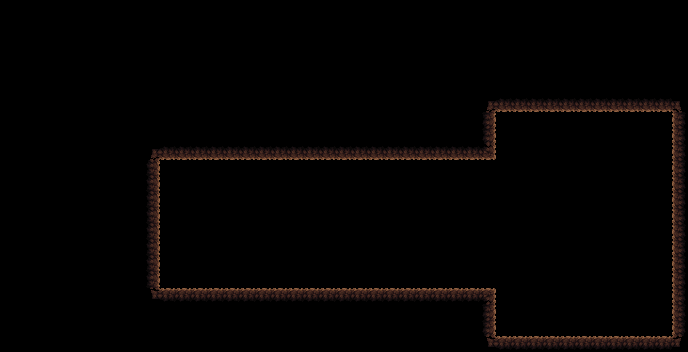

A 2D game scene composited from a Tiled map and its tileset images. What follows is a short description and the map's XML, with every tile layer's data as written:
An orthogonal 43x22 tile map with 16x16 px tiles, 2 tile layers (AutoTile, Main).

<map version="1.10" tiledversion="1.11.0" orientation="orthogonal" renderorder="right-down" width="43" height="22" tilewidth="16" tileheight="16" infinite="0" nextlayerid="3" nextobjectid="1">
  <tileset firstgid="1" name="spritefusion" tilewidth="16" tileheight="16" tilecount="24" columns="8">
    <image source="spritesheet.png" width="128" height="48" />
    <tile id="0">
      <properties>
        <property name="Hello" type="string" value="Goodbye" />
      </properties>
    </tile>
  </tileset>
  <layer id="1" name="AutoTile" width="43" height="22">
    <properties>
      <property name="collider" type="bool" value="true" />
    </properties>
    <data encoding="csv">
1,0,0,0,0,0,0,0,0,0,0,0,0,0,0,0,0,0,0,0,0,0,0,0,0,0,0,0,0,0,0,0,0,0,0,0,0,0,0,0,0,0,0,
0,0,0,0,0,0,0,0,0,0,0,0,0,0,0,0,0,0,0,0,0,0,0,0,0,0,0,0,0,0,0,0,0,0,0,0,0,0,0,0,0,0,0,
0,0,0,0,0,0,0,0,0,0,0,0,0,0,0,0,0,0,0,0,0,0,0,0,0,0,0,0,0,0,0,0,0,0,0,0,0,0,0,0,0,0,0,
0,0,0,0,0,0,0,0,0,0,0,0,0,0,0,0,0,0,0,0,0,0,0,0,0,0,0,0,0,0,0,0,0,0,0,0,0,0,0,0,0,0,0,
0,0,0,0,0,0,0,0,0,0,0,0,0,0,0,0,0,0,0,0,0,0,0,0,0,0,0,0,0,0,0,0,0,0,0,0,0,0,0,0,0,0,0,
0,0,0,0,0,0,0,0,0,0,0,0,0,0,0,0,0,0,0,0,0,0,0,0,0,0,0,0,0,0,0,0,0,0,0,0,0,0,0,0,0,0,0,
0,0,0,0,0,0,0,0,0,0,0,0,0,0,0,0,0,0,0,0,0,0,0,0,0,0,0,0,0,0,0,0,0,0,0,0,0,0,0,0,0,0,0,
0,0,0,0,0,0,0,0,0,0,0,0,0,0,0,0,0,0,0,0,0,0,0,0,0,0,0,0,0,0,0,0,0,0,0,0,0,0,0,0,0,0,0,
0,0,0,0,0,0,0,0,0,0,0,0,0,0,0,0,0,0,0,0,0,0,0,0,0,0,0,0,0,0,0,0,0,0,0,0,0,0,0,0,0,0,0,
0,0,0,0,0,0,0,0,0,0,0,0,0,0,0,0,0,0,0,0,0,0,0,0,0,0,0,0,0,0,0,0,0,0,0,0,0,0,0,0,0,0,0,
0,0,0,0,0,0,0,0,0,0,0,0,0,0,0,0,0,0,0,0,0,0,0,0,0,0,0,0,0,0,0,0,0,0,0,0,0,0,0,0,0,0,0,
0,0,0,0,0,0,0,0,0,0,0,0,0,0,0,0,0,0,0,0,0,0,0,0,0,0,0,0,0,0,0,0,0,0,0,0,0,0,0,0,0,0,0,
0,0,0,0,0,0,0,0,0,0,0,0,0,0,0,0,0,0,0,0,0,0,0,0,0,0,0,0,0,0,0,0,0,0,0,0,0,0,0,0,0,0,0,
0,0,0,0,0,0,0,0,0,0,0,0,0,0,0,0,0,0,0,0,0,0,0,0,0,0,0,0,0,0,0,0,0,0,0,0,0,0,0,0,0,0,0,
0,0,0,0,0,0,0,0,0,0,0,0,0,0,0,0,0,0,0,0,0,0,0,0,0,0,0,0,0,0,0,0,0,0,0,0,0,0,0,0,0,0,0,
0,0,0,0,0,0,0,0,0,0,0,0,0,0,0,0,0,0,0,0,0,0,0,0,0,0,0,0,0,0,0,0,0,0,0,0,0,0,0,0,0,0,0,
0,0,0,0,0,0,0,0,0,0,0,0,0,0,0,0,0,0,0,0,0,0,0,0,0,0,0,0,0,0,0,0,0,0,0,0,0,0,0,0,0,0,0,
0,0,0,0,0,0,0,0,0,0,0,0,0,0,0,0,0,0,0,0,0,0,0,0,0,0,0,0,0,0,0,0,0,0,0,0,0,0,0,0,0,0,0,
0,0,0,0,0,0,0,0,0,0,0,0,0,0,0,0,0,0,0,0,0,0,0,0,0,0,0,0,0,0,0,0,0,0,0,0,0,0,0,0,0,0,0,
0,0,0,0,0,0,0,0,0,0,0,0,0,0,0,0,0,0,0,0,0,0,0,0,0,0,0,0,0,0,0,0,0,0,0,0,0,0,0,0,0,0,0,
0,0,0,0,0,0,0,0,0,0,0,0,0,0,0,0,0,0,0,0,0,0,0,0,0,0,0,0,0,0,0,0,0,0,0,0,0,0,0,0,0,0,0,
0,0,0,0,0,0,0,0,0,0,0,0,0,0,0,0,0,0,0,0,0,0,0,0,0,0,0,0,0,0,0,0,0,0,0,0,0,0,0,0,0,0,0
    </data>
  </layer>
  <layer id="2" name="Main" width="43" height="22">
    <properties>
      <property name="collider" type="bool" value="true" />
    </properties>
    <data encoding="csv">
0,0,0,0,0,0,0,0,0,0,0,0,0,0,0,0,0,0,0,0,0,0,0,0,0,0,0,0,0,0,0,0,0,0,0,0,0,0,0,0,0,0,0,
0,0,0,0,0,0,0,0,0,0,0,0,0,0,0,0,0,0,0,0,0,0,0,0,0,0,0,0,0,0,0,0,0,0,0,0,0,0,0,0,0,0,0,
0,0,0,0,0,0,0,0,0,0,0,0,0,0,0,0,0,0,0,0,0,0,0,0,0,0,0,0,0,0,0,0,0,0,0,0,0,0,0,0,0,0,0,
0,0,0,0,0,0,0,0,0,0,0,0,0,0,0,0,0,0,0,0,0,0,0,0,0,0,0,0,0,0,0,0,0,0,0,0,0,0,0,0,0,0,0,
0,0,0,0,0,0,0,0,0,0,0,0,0,0,0,0,0,0,0,0,0,0,0,0,0,0,0,0,0,0,0,0,0,0,0,0,0,0,0,0,0,0,0,
0,0,0,0,0,0,0,0,0,0,0,0,0,0,0,0,0,0,0,0,0,0,0,0,0,0,0,0,0,0,0,0,0,0,0,0,0,0,0,0,0,0,0,
0,0,0,0,0,0,0,0,0,0,0,0,0,0,0,0,0,0,0,0,0,0,0,0,0,0,0,0,0,0,13,14,14,14,14,14,14,14,14,14,14,14,17,
0,0,0,0,0,0,0,0,0,0,0,0,0,0,0,0,0,0,0,0,0,0,0,0,0,0,0,0,0,0,16,0,0,0,0,0,0,0,0,0,0,0,18,
0,0,0,0,0,0,0,0,0,0,0,0,0,0,0,0,0,0,0,0,0,0,0,0,0,0,0,0,0,0,16,0,0,0,0,0,0,0,0,0,0,0,18,
0,0,0,0,0,0,0,0,0,13,14,14,14,14,14,14,14,14,14,14,14,14,14,14,14,14,14,14,14,14,15,0,0,0,0,0,0,0,0,0,0,0,18,
0,0,0,0,0,0,0,0,0,12,0,0,0,0,0,0,0,0,0,0,0,0,0,0,0,0,0,0,0,0,0,0,0,0,0,0,0,0,0,0,0,0,18,
0,0,0,0,0,0,0,0,0,12,0,0,0,0,0,0,0,0,0,0,0,0,0,0,0,0,0,0,0,0,0,0,0,0,0,0,0,0,0,0,0,0,18,
0,0,0,0,0,0,0,0,0,12,0,0,0,0,0,0,0,0,0,0,0,0,0,0,0,0,0,0,0,0,0,0,0,0,0,0,0,0,0,0,0,0,18,
0,0,0,0,0,0,0,0,0,12,0,0,0,0,0,0,0,0,0,0,0,0,0,0,0,0,0,0,0,0,0,0,0,0,0,0,0,0,0,0,0,0,18,
0,0,0,0,0,0,0,0,0,12,0,0,0,0,0,0,0,0,0,0,0,0,0,0,0,0,0,0,0,0,0,0,0,0,0,0,0,0,0,0,0,0,18,
0,0,0,0,0,0,0,0,0,12,0,0,0,0,0,0,0,0,0,0,0,0,0,0,0,0,0,0,0,0,0,0,0,0,0,0,0,0,0,0,0,0,18,
0,0,0,0,0,0,0,0,0,12,0,0,0,0,0,0,0,0,0,0,0,0,0,0,0,0,0,0,0,0,0,0,0,0,0,0,0,0,0,0,0,0,18,
0,0,0,0,0,0,0,0,0,12,0,0,0,0,0,0,0,0,0,0,0,0,0,0,0,0,0,0,0,0,0,0,0,0,0,0,0,0,0,0,0,0,18,
0,0,0,0,0,0,0,0,0,11,10,10,10,10,10,10,10,10,10,10,10,10,10,10,10,10,10,10,10,10,19,0,0,0,0,0,0,0,0,0,0,0,18,
0,0,0,0,0,0,0,0,0,0,0,0,0,0,0,0,0,0,0,0,0,0,0,0,0,0,0,0,0,0,16,0,0,0,0,0,0,0,0,0,0,0,18,
0,0,0,0,0,0,0,0,0,0,0,0,0,0,0,0,0,0,0,0,0,0,0,0,0,0,0,0,0,0,16,0,0,0,0,0,0,0,0,0,0,0,18,
0,0,0,0,0,0,0,0,0,0,0,0,0,0,0,0,0,0,0,0,0,0,0,0,0,0,0,0,0,0,11,10,10,10,10,10,10,10,10,10,10,10,20
    </data>
  </layer>
</map>
